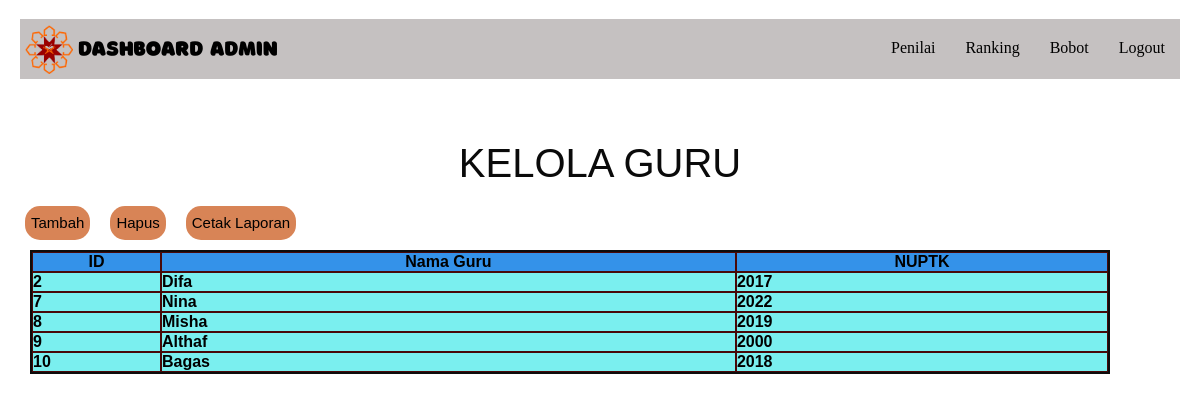
/admin/guru/admin_kelolaguru.php (signed in), run on the app's committed database.
### tables this page shows
CREATE TABLE `guru` (
  `id` int(11) NOT NULL,
  `nama_guru` varchar(100) NOT NULL,
  `nip` varchar(50) DEFAULT NULL
);

### admin/guru/admin_kelolaguru.php (the view, shortened to what this page needs)
<?php
require '../../db.php';
$guru = $pdo->query("SELECT * FROM guru")->fetchAll();
$penilai = $pdo->query("SELECT * FROM users WHERE role = 'penilai'")->fetchAll(); ?>
<!DOCTYPE html> <html><head>
  <link rel="stylesheet" href="../style.css">
</head>
<body id="i2olgp-2">
  <div id="irz7b-2-3" class="gjs-grid-row">
  <div id="iycz3-2-3" class="gjs-grid-column">
    <div id="ifgdtb-3" class="navbar">
  <div data-gjs="navbar" id="ia7v9u-3" class="navbar-container"><a href="admin_kelolaguru.php" id="ijzg5o-3" class="navbar-brand"><img src="../logoicon.png" id="itw6sf-3"/><img src="../dashboard.png" id="i77pqk-3"/></a>
    <div data-gjs="navbar-items" id="ip6x0j-3" class="navbar-items-c">
      <nav id="ie1pcd-3" class="navbar-menu"><a id="ilv4ie-4" href="../dashboard_admin.php"class="navbar-menu-link">Penilai
        </a><a id="iozwuz-3" class="navbar-menu-link" href="../saw/dashboard_hasilsaw.php">Ranking
        </a><a id="ilv4ie-3-2" class="navbar-menu-link" href="../bobot/admin_kriteria.php" >Bobot
        </a><a id="ilv4ie-3-2-2" href="../../logout.php" class="navbar-menu-link">Logout
        </a></nav></div></div></div></div></div>
  <div id="i2g9q2-2-3" class="gjs-grid-row">
    <div id="ih77if-2-2" class="gjs-grid-column">
      <div id="idxip7-2-2">
        <div>KELOLA GURU</div></div>
  <button type="button" id="i5c915-2-2" onclick="add_guru()">Tambah</button><button type="button" id="i5c915-2-2" onclick="delete_guru()">Hapus</button><button type="button" id="i5c915-2-2" ><a href="cetak_guru.php" style="color: black; text-decoration: none;">Cetak Laporan</a></button>
  <table id="ib8d2t-2-2" cellspacing="0" cellpadding="NaN">
    <tbody id="ihtgpj-2-2"><tr><th >ID</th>
        <th >Nama Guru</th><th >NUPTK</th></tr>
      <?php foreach ($guru as $g):
      echo "<tr >";
      echo "<td >" . $g["id"] . "</td>";
      echo "<td >" . $g["nama_guru"] . "</td>";
      echo "<td >" . $g["nip"] . "</td>";
      echo "</tr>";
        endforeach ?></tbody></table></div></div></body></html>

### admin/style.css (style rules this page uses)
* { box-sizing: border-box; }
body { margin: 0; }
:root { --gjs-t-color-primary: #cf549e; --gjs-t-color-secondary: #b9227d; --gjs-t-color-accent: #ffb347; --gjs-t-color-success: #28a745; --gjs-t-color-warning: #ffc107; --gjs-t-color-error: #dc3545; }
.gjs-grid-column { flex: 1 1 0%; padding: 5px 0; }
.gjs-grid-row { display: flex; justify-content: flex-start; align-items: stretch; flex-direction: row; min-height: auto; padding: 10px 0; }
.navbar { background-color: #222; color: #ddd; min-height: 50px; width: 100%; }
.navbar-container { max-width: 950px; margin: 0 auto; width: 100%; flex: 0 0 auto; align-self: center; display: inline; flex-direction: row; padding-top: 0px; padding-right: 0px; padding-bottom: 0px; padding-left: 0px; margin-top: 0px; margin-right: 32.2px; margin-bottom: 0px; margin-left: 0px; }
.navbar-items-c { display: inline-block; float: right; }
.navbar-container::after { content: ""; clear: both; display: block; }
.navbar-brand { vertical-align: top; display: inline-block; padding: 5px; min-height: 50px; min-width: 50px; color: inherit; text-decoration: none; }
.navbar-menu { padding: 10px 0; display: block; float: right; margin: 0; }
.navbar-menu-link { margin: 0; color: inherit; text-decoration: none; display: inline-block; padding: 10px 15px; }
table, th, td { border: 1px solid white; border-color: rgb(72, 9, 9); }
th { background-color: #3492e9; }
td { background-color: #7aefef; }
#itw6sf-3 { width: 48px; height: 49px; }
#i77pqk-3 { margin-top: 5px; margin-right: 5px; margin-bottom: 5px; margin-left: 5px; }
#ilv4ie-4 { color: rgba(0, 0, 0, 1); }
#iozwuz-3 { color: rgba(0, 0, 0, 1); cursor: pointer; }
#ilv4ie-3-2 { color: rgba(0, 0, 0, 1); }
#ifgdtb-3 { padding-top: 0px; padding-right: 0px; padding-bottom: 0px; padding-left: 0px; margin-top: 0px; margin-right: 0px; margin-bottom: 0px; margin-left: 0px; width: 100%; height: 60px; background-image: linear-gradient(#c5c1c1 1%, #c5c1c1 100%); background-position: 0px 0px; background-size: 100% 100%; background-repeat: repeat; background-attachment: scroll; background-origin: padding-box; }
#iycz3-2-3 { align-items: center; flex-direction: column; gap: 10px; margin-top: 0px; margin-right: 0px; margin-bottom: 17px; margin-left: 0px; }
#irz7b-2-3 { justify-content: center; padding-top: 14px; padding-bottom: 15px; padding-left: 20px; padding-right: 20px; }
#idxip7-2-2 { padding: 10px; font-weight: 500; font-family: Impact, Charcoal, sans-serif; color: rgba(10, 10, 10, 1); font-size: 40px; text-align: center; }
#i5c915-2-2 { margin-top: 10px; margin-right: 10px; margin-bottom: 10px; margin-left: 10px; background-color: #d88456; border-top-left-radius: 15px; border-top-right-radius: 15px; border-bottom-right-radius: 15px; border-bottom-left-radius: 15px; font-family: Comic Sans MS, cursive, sans-serif; font-weight: 500; font-size: 15px; border-top-style: none; border-right-style: none; border-bottom-style: none; border-left-style: none; line-height: 32px; position: relative; left: 15px; cursor: grab; }
#ib8d2t-2-2 { width: 90%; background-image: unset; background-position: unset; background-size: unset; background-repeat: unset; background-attachment: unset; background-origin: unset; background-color: rgba(245, 235, 235, 1); border-top-color: rgba(13, 12, 12, 1); border-right-color: rgba(13, 12, 12, 1); border-bottom-color: rgba(13, 12, 12, 1); border-left-color: rgba(13, 12, 12, 1); font-family: Arial Black, Gadget, sans-serif; font-weight: 600; border-top-width: 2px; border-right-width: 2px; border-bottom-width: 2px; border-left-width: 2px; border-top-style: solid; border-right-style: solid; border-bottom-style: solid; border-left-style: solid; margin-left: 30px; }
#ilv4ie-3-2-2 { color: rgba(0, 0, 0, 1); cursor: help; }

### data on the page
guru: id "2", nama_guru "Difa", nip "2017"
guru: id "7", nama_guru "Nina", nip "2022"
guru: id "8", nama_guru "Misha", nip "2019"
guru: id "9", nama_guru "Althaf", nip "2000"
guru: id "10", nama_guru "Bagas", nip "2018"
